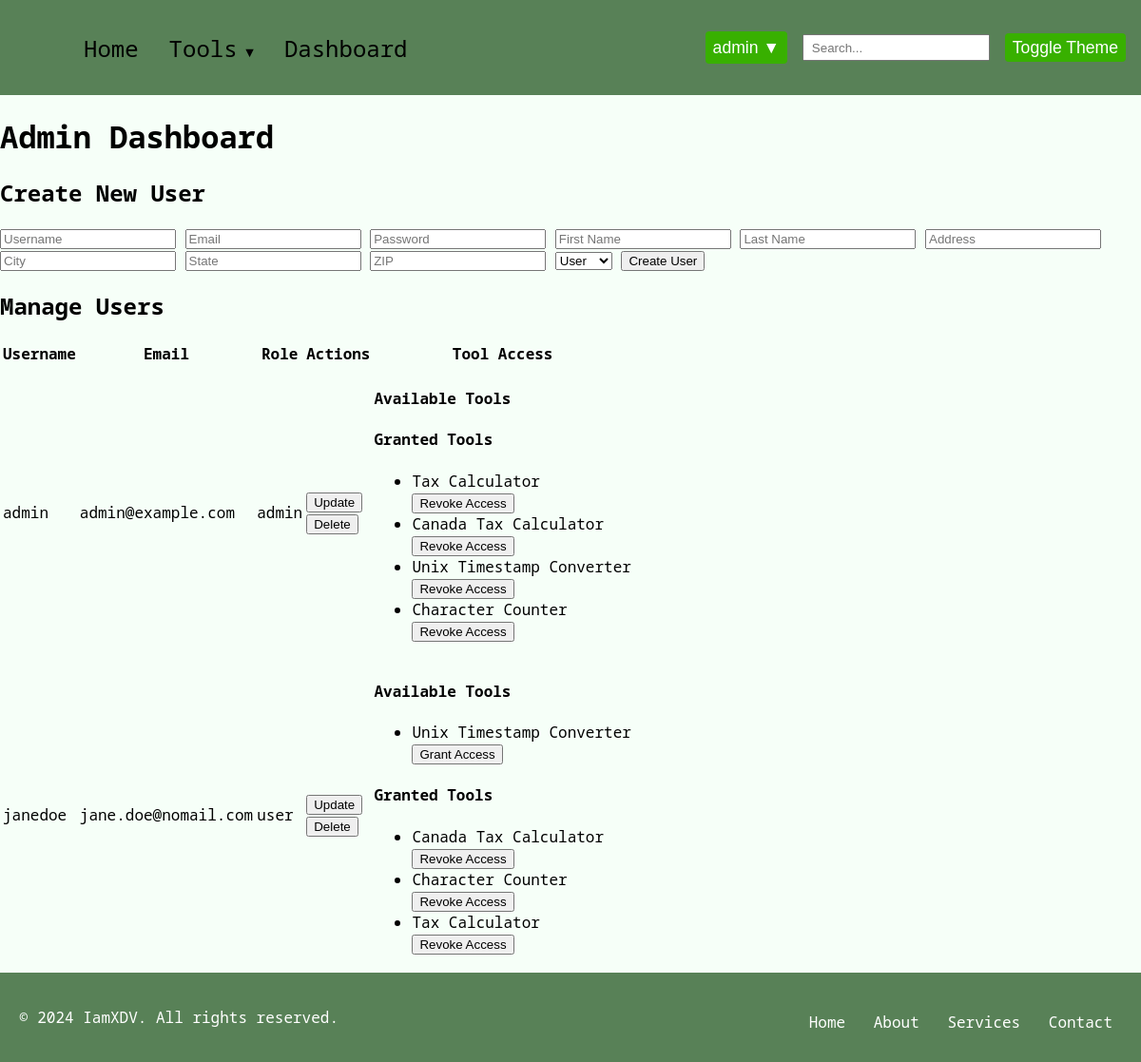
/admin_dashboard (signed in), run on the app's committed database.
### model/model.py (models this page shows, shortened)
class User(db.Model):
    __tablename__ = "users"
    id = db.Column(db.Integer, primary_key=True, autoincrement=True)
    fname = db.Column(db.String(50), nullable=False)
    lname = db.Column(db.String(50), nullable=False)
    address = db.Column(db.String(200), nullable=False)
    city = db.Column(db.String(50), nullable=False)
    state = db.Column(db.String(50), nullable=False)
    zip = db.Column(db.String(10), nullable=False)
    username = db.Column(db.String(50), unique=True, nullable=False)
    email = db.Column(db.String(100), unique=True, nullable=False)
    password = db.Column("password", db.String(128), nullable=False)
    role = db.Column(db.String(20), nullable=False)
    usage_logs = db.relationship(
        "UsageLog", back_populates="user", cascade="all, delete-orphan"
    )
    tool_access = db.relationship(
        "ToolAccess", back_populates="user", cascade="all, delete-orphan"
    )
    __mapper_args__ = {"polymorphic_identity": "user", "polymorphic_on": role}

class ToolAccess(db.Model):
    __tablename__ = "tool_access"
    id = db.Column(db.Integer, primary_key=True, autoincrement=True)
    user_id = db.Column(db.Integer, db.ForeignKey("users.id"), nullable=False)
    tool_name = db.Column(db.String(100), nullable=False)
    user = db.relationship("User", back_populates="tool_access")
    @classmethod
    def get_distinct_tool_names(cls):
        distinct_tools = [row[0] for row in db.session.query(cls.tool_name).distinct().all()]
        print("Distinct tools from database:", distinct_tools)
        return distinct_tools

### routes/admin_routes.py (the view)
@admin.route("/admin_dashboard", methods=["GET"])
def admin_dashboard():
    if "logged_in" in session and session.get("role") in ["admin", "super_admin"]:
        users = User.query.all()
        tools = ToolAccess.get_distinct_tool_names()
        user_tools = {user.id: [access.tool_name for access in user.tool_access] for user in users}
        return render_template("admin_dashboard.html", users=users, tools=tools, user_tools=user_tools)
    return redirect(url_for("auth.login"))

### templates/admin_dashboard.html (shortened to what this page needs)
{% extends "base.html" %}
{% block content %}
<h1 id="admin-dashboard" class="admin-dashboard-title">Admin Dashboard</h1>
<h2>Create New User</h2>
<form action="{{ url_for('admin.create_user') }}" method="post">
    <input type="text" name="username" placeholder="Username" required>
    <input type="email" name="email" placeholder="Email" required>
    <input type="password" name="password" placeholder="Password" required>
    <input type="text" name="fname" placeholder="First Name" required>
    <input type="text" name="lname" placeholder="Last Name" required>
    <input type="text" name="address" placeholder="Address" required>
    <input type="text" name="city" placeholder="City" required>
    <input type="text" name="state" placeholder="State" required>
    <input type="text" name="zip" placeholder="ZIP" required>
    <select name="role">
        <option value="user">User</option>
    </select>
    <button type="submit">Create User</button>
</form>
<h2>Manage Users</h2>
<table>
    <thead>
        <tr>
            <th>Username</th>
            <th>Email</th>
            <th>Role</th>
            <th>Actions</th>
            <th>Tool Access</th>
        </tr>
    </thead>
    <tbody>
        {% for user in users %}
        {% if user.role != 'super_admin' %}
        <tr>
            <td>{{ user.username }}</td>
            <td>{{ user.email }}</td>
            <td>{{ user.role }}</td>
            <td>
                <button onclick="showUpdateForm('{{ user.id }}')">Update</button>
                <form action="{{ url_for('admin.delete_user', user_id=user.id) }}" method="post" onsubmit="return confirm('Are you sure you want to delete this user?');">
                    <button type="submit">Delete</button>
                </form>
            </td>
            <td>
                <h4>Available Tools</h4>
                <ul>
                    {% for tool in tools %}
                    {% if tool not in user_tools[user.id] %}
                    <li>
                        {{ tool }}
                        <form action="{{ url_for('admin.grant_tool_access') }}" method="post">
                            <button type="submit">Grant Access</button>
                        </form>
                    </li>
                    {% endif %}
                    {% endfor %}
                </ul>
                <h4>Granted Tools</h4>
                <ul>
                    {% for tool in user_tools[user.id] %}
                    <li>
                        {{ tool }}
                        <form action="{{ url_for('tool.revoke_tool_access') }}" method="post">
                            <button type="submit">Revoke Access</button>
                        </form>
                    </li>
                    {% endfor %}
                </ul>
            </td>
        </tr>
        {% endif %}
        {% endfor %}
    </tbody>
</table>
{% endblock %}

### static/css/base.css (style rules this page uses)
html, body { height: 100%; margin: 0; display: flex; flex-direction: column; }
.light-theme { font-family: 'Noto Sans Mono', monospace; background-color: #f6fff8; }

### data on the page
User: username "admin", email "admin@example.com", role "admin"
ToolAccess: tool_name "Tax Calculator"
ToolAccess: tool_name "Canada Tax Calculator"
ToolAccess: tool_name "Unix Timestamp Converter"
ToolAccess: tool_name "Character Counter"
User: username "janedoe", email "jane.doe@nomail.com", role "user", tools "Unix Timestamp Converter"
ToolAccess: tool_name "Canada Tax Calculator"
ToolAccess: tool_name "Character Counter"
ToolAccess: tool_name "Tax Calculator"

### other printed values
{{ session.get('username', 'User') }} "admin"
